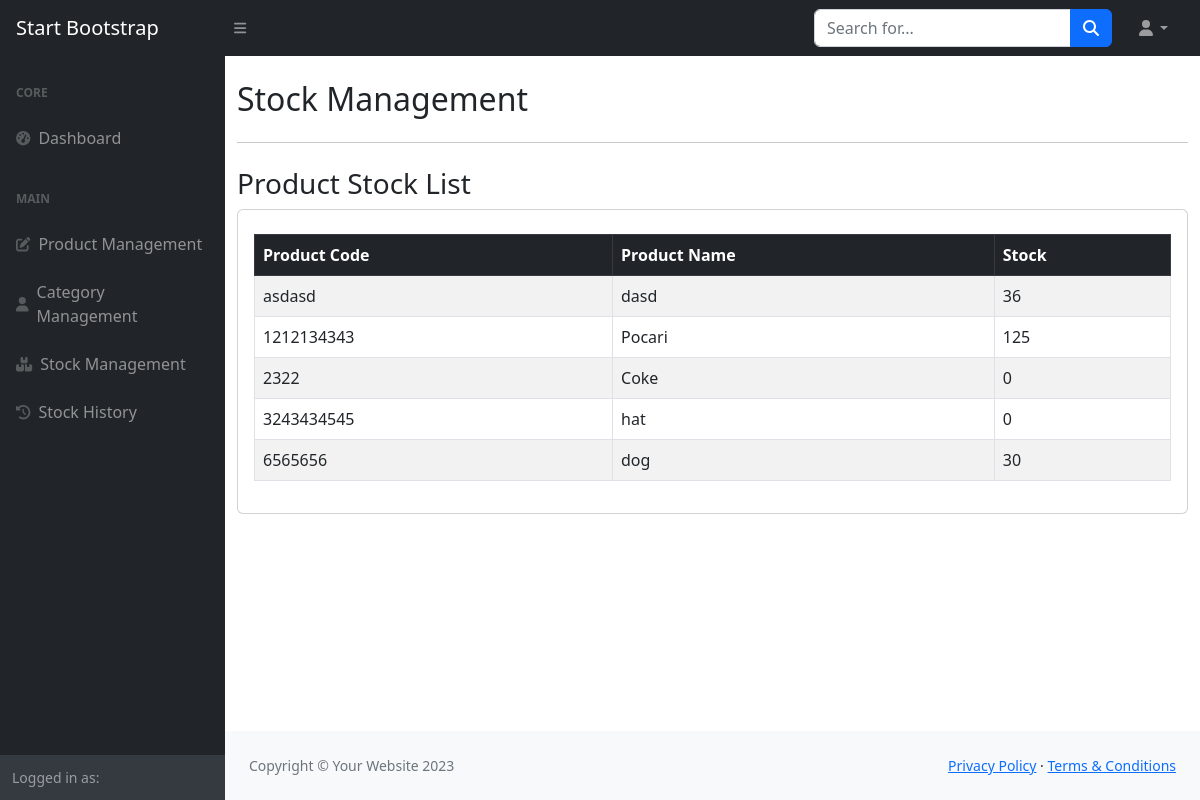
Page /stock/ on the earlier database version.
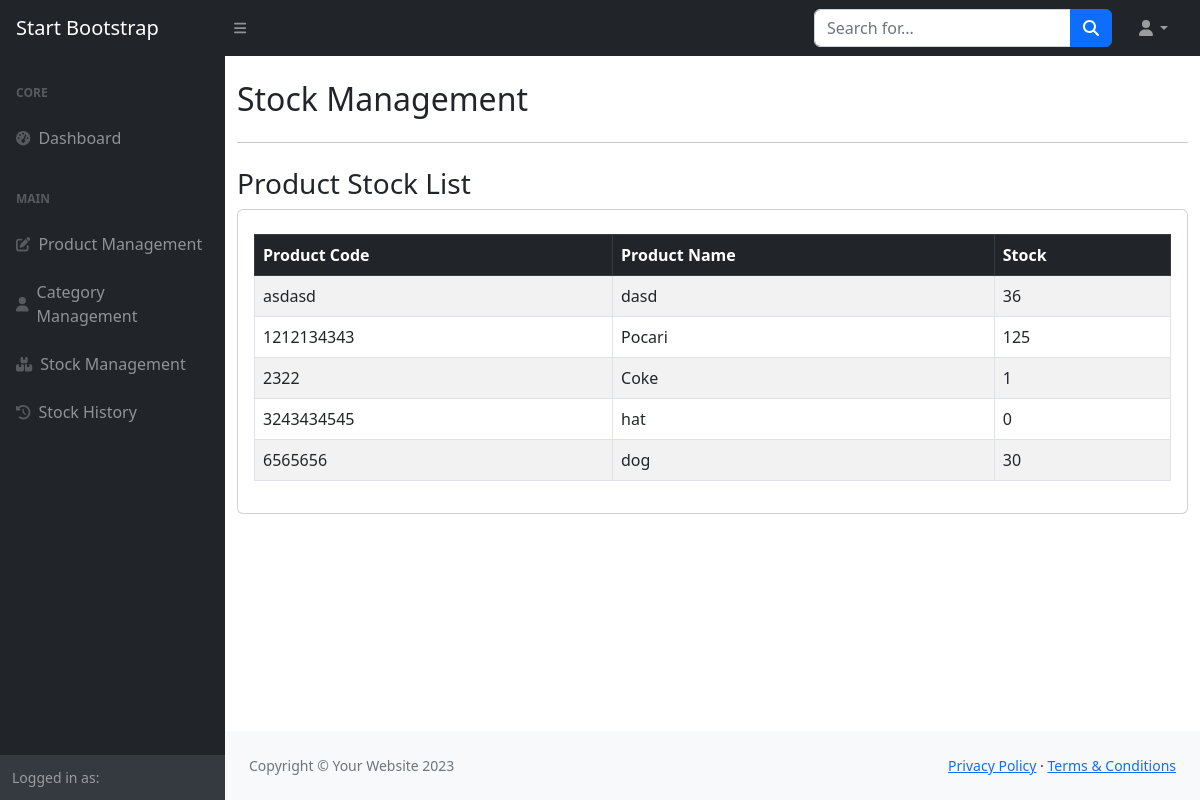
Same page on the later database version.
### inventory/models.py (models this page shows, shortened)
class InventoryItem(models.Model):
    product_name = models.CharField(max_length=100)
    product_code = models.CharField(max_length=50)
    description = models.TextField(blank=True)
    quantity_in_stock = models.IntegerField(default=0)
    price = models.DecimalField(max_digits=10, decimal_places=2)
    category = models.ForeignKey(Category, on_delete=models.SET_NULL, null=True, blank=True)
    created_at = models.DateTimeField(auto_now_add=True)
    updated_at = models.DateTimeField(auto_now=True)

### inventory/views.py (the view)
# urls.py: path('stock/', views.stock_management, name='stock_management'),
def stock_management(request):
    if request.method == 'POST':
        form = StockForm(request.POST)
        if form.is_valid():
            product = form.cleaned_data['product']
            quantity = form.cleaned_data['quantity']
            old_quantity = product.quantity_in_stock
            if 'add_stock' in request.POST:
                product.quantity_in_stock += quantity
                action = 'ADD'
                product.save()
                StockHistory.objects.create(
                    product=product,
                    old_quantity=old_quantity,
                    input_quantity=quantity,
                    new_quantity=product.quantity_in_stock,
                    action=action
                )
                messages.success(request, f"{quantity} added to {product.product_name} stock.")
            elif 'deduct_stock' in request.POST:
                if quantity > product.quantity_in_stock:
                    messages.error(request, f"Cannot deduct {quantity} from {product.product_name}. Only {product.quantity_in_stock} in stock.")
                else:
                    product.quantity_in_stock -= quantity
                    action = 'DEDUCT'
                    product.save()
                    StockHistory.objects.create(
                        product=product,
                        old_quantity=old_quantity,
                        input_quantity=quantity,
                        new_quantity=product.quantity_in_stock,
                        action=action
                    )
                    messages.success(request, f"{quantity} deducted from {product.product_name} stock.")
            return redirect('stock_management')
    else:
        form = StockForm()
    products = InventoryItem.objects.all()
    return render(request, 'inventory/stock_management.html', {
        'form': form,
        'products': products
    })

### inventory/forms.py
class StockForm(forms.Form):
    product = forms.ModelChoiceField(
        queryset=InventoryItem.objects.all(),
        widget=forms.Select(attrs={'class': 'form-control'}),
        label="Select Product"
    )
    quantity = forms.IntegerField(
        min_value=1,
        widget=forms.NumberInput(attrs={'class': 'form-control', 'placeholder': 'Enter quantity'}),
        label="Quantity"
    )

### templates/inventory/stock_management.html (shortened to what this page needs)
{% include "partials/header.html" %}
<body class="sb-nav-fixed">
{% include "partials/navbar.html" %}
<div id="layoutSidenav">
    {% include "partials/sidebar.html" %}
    <div id="layoutSidenav_content">
        <main>
            <div class="container mt-4">
                <h2 class="mb-4">Stock Management</h2>
                <hr>
                <h3 class="mt-4">Product Stock List</h3>
                <div class="card">
                    <div class="card-body">
                        <table class="table table-bordered table-striped mt-2">
                            <thead class="table-dark">
                                <tr>
                                    <th>Product Code</th>
                                    <th>Product Name</th>
                                    <th>Stock</th>
                                </tr>
                            </thead>
                            <tbody>
                                {% for item in products %}
                                <tr>
                                    <td>{{ item.product_code }}</td>
                                    <td>{{ item.product_name }}</td>
                                    <td>{{ item.quantity_in_stock }}</td>
                                </tr>
                                {% empty %}
                                <tr><td colspan="3" class="text-center">No products available.</td></tr>
                                {% endfor %}
                            </tbody>
                        </table>
                    </div>
                </div>
            </div>
        </main>
        {% include "partials/footer.html" %}
    </div>
</div>
</body>
</html>

Differences in the rows shown:
changed InventoryItem "Coke": quantity_in_stock "0" → "1"
